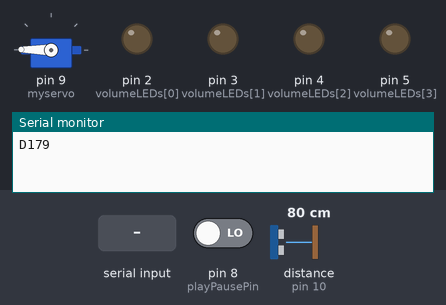
Simulated run of this sketch. Board: Arduino Uno, built with avr-gcc and run on an emulated ATmega328P. Shown: servo, output pins drawn as LEDs (lit = HIGH), the last lines printed to the serial monitor. Wiring (inferred from the names in the program): ultrasonic range finder: trigger pin 10; echo pin 10. The test bench sets the inputs (shaded band); at power-on: pin 8 (playPausePin) LOW, distance to the obstacle (sensor on pin 10) 80 cm. The echo pulse lasts 58.3 µs per cm.

Above: at 1.2 s.
1.3 s: "90,45\n" received over Serial
At 2.1 s:
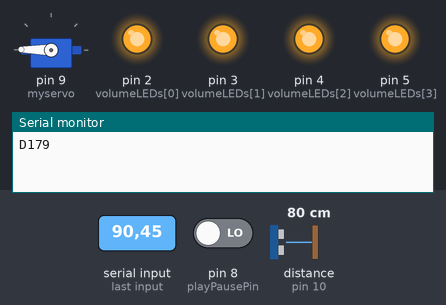
2.8 s: pin 8 (playPausePin) driven HIGH
At 4.05 s:
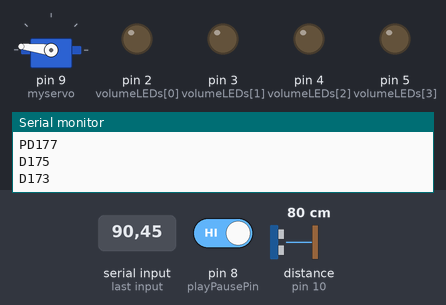
4.3 s: "30,150\n" received over Serial
At 5.6 s:
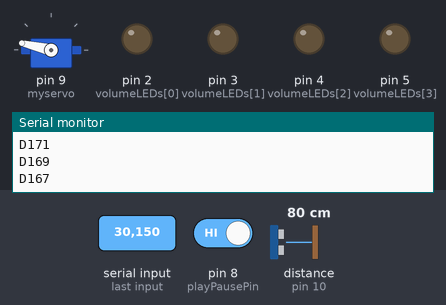
Timing chart, 0 to 7.3 s (numbered marks = the images above; inputs shaded):
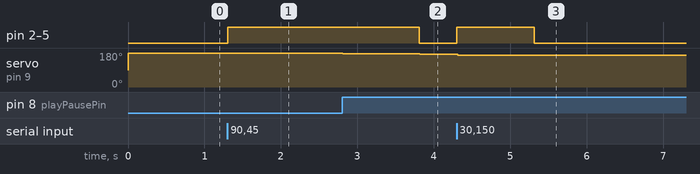

The sketch:

magicbox.ino
```cpp
// Craftoe: the sound box

// Volume display init
const int LEDcount = 4;
const int volumeLEDs[LEDcount] = {2, 3, 4, 5}; //the LED pins

// Ultrasound sensor init
const int ultraSoundSignal = 10;

// Servo init
#include <Servo.h>
int pos;
Servo myservo;
const int arraySize = 20;
int arrayPosition;
int array[arraySize];

// Pushbutton init
const int playPausePin = 8;

void setup()
{
  // Volume display: 4 LEDs
  for(int i=0; i<LEDcount; i++) {
    pinMode(volumeLEDs[i], OUTPUT);
    digitalWrite(volumeLEDs[i], LOW);
  }

  // Ultrasound sensor: tell how far person is from speaker
  pinMode(ultraSoundSignal, INPUT);
  Serial.begin(9600); // for debugging

  arrayPosition = 0;
  for(int i=0; i<arraySize; i++) {
    array[i] = 0;
  }

  // Servo output: position indicates sensor reading
  pos = 0;
  myservo.attach(9);  // attaches the servo on pin 9 to the servo object

  // Pushbutton: play/pause
  pinMode(playPausePin, INPUT);
}

void loop()
{
  // Ultrasound sensor: tell how far person is from speaker
  if(arrayPosition == arraySize) arrayPosition = 0;
  pos = ping();
  pos = map(pos, 0, 21405, 0, 180); //map the min and max sensor values to the range of the servo
  array[arrayPosition] = pos;
  arrayPosition++; //using an array to store value history, used to move the servo based
                    //on the average of the last 20 sensor values to make movement less erratic

  // Servo output: position indicates sensor reading
  pos = 180 - average_of_array();
  myservo.write(pos);

  // Volume display: 4 LEDs
  //read the number of LEDs to turn on,
  //this is sent from a python script on the computer
  Serial.print('D'); //send the distance message signal
  Serial.println(pos); //send the detected distance to the python script
  while(Serial.available() <= 0) ; //wait for the response
  int data = Serial.parseInt(); //get the response
  for(int i=LEDcount-1; i>=data && i>=0; i--) {
    digitalWrite(volumeLEDs[i], LOW); //turn off the necessary LEDs
  }
  for(int i=0; i<data && i<LEDcount; i++) {
    digitalWrite(volumeLEDs[i], HIGH); //turn on the necessary LEDs
  }

  // Pushbutton: play/pause
  if(digitalRead(playPausePin) == LOW) { //if the button is down
    while(digitalRead(playPausePin) == LOW) ; //wait for button up
    Serial.print('P'); //send the play/pause message signal
  }
}

// Get data from ultrasound sensor
unsigned long ping() {
  pinMode(ultraSoundSignal, OUTPUT); // Switch signalpin to output
  digitalWrite(ultraSoundSignal, LOW); // Send low pulse
  delayMicroseconds(2); // Wait for 2 microseconds
  digitalWrite(ultraSoundSignal, HIGH); // Send high pulse
  delayMicroseconds(5); // Wait for 5 microseconds
  digitalWrite(ultraSoundSignal, LOW); // Holdoff
  pinMode(ultraSoundSignal, INPUT); // Switch signalpin to input
  digitalWrite(ultraSoundSignal, HIGH); // Turn on pullup resistor
  int value = pulseIn(ultraSoundSignal, HIGH); //Listen for echo
  if(value == 0) return ping();
  return value;
}

unsigned long average_of_array() {
  int sum = 0;
  for(int i=0; i<arraySize; i++) {
    sum += array[i];
  }
  return sum / 20;
}
```

Measured:
- after the input at 1.3 s, pin 2 (volumeLEDs[0]), pin 3 (volumeLEDs[1]), pin 4 (volumeLEDs[2]), pin 5 (volumeLEDs[3]): LOW → HIGH at once
- after the input at 2.8 s, pin 2 (volumeLEDs[0]), pin 3 (volumeLEDs[1]), pin 4 (volumeLEDs[2]), pin 5 (volumeLEDs[3]): HIGH → LOW after 1.0 s; servo on pin 9 (myservo): 179° → 175° at once, → 173° 1.0 s later
- after the input at 4.3 s, pin 2 (volumeLEDs[0]), pin 3 (volumeLEDs[1]), pin 4 (volumeLEDs[2]), pin 5 (volumeLEDs[3]): LOW → HIGH at once, → LOW 1.0 s later; servo on pin 9 (myservo): 173° → 169° at once, → 167° 1.0 s later
